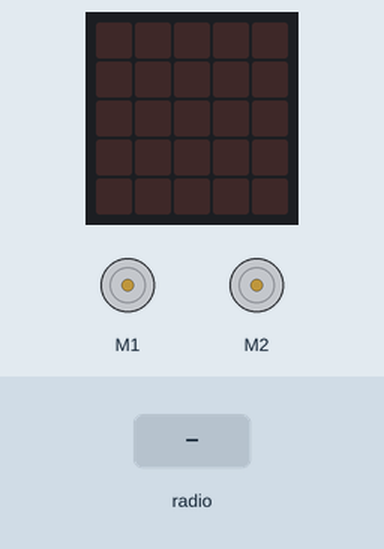
The program below on a simulated BBC micro:bit (MakeCode). Parts: the board's 5×5 LED display, 2 × DC motor (green arrow = forward, orange = backward, longer = faster). Inputs (shaded band) come from the test bench.

Above: at 1.2 s.
1.3 s: radio message "0" arrives
At 2.1 s:
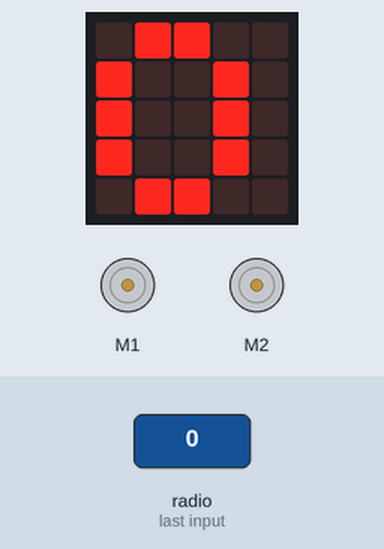
4.3 s: radio message "1" arrives
At 5.6 s:
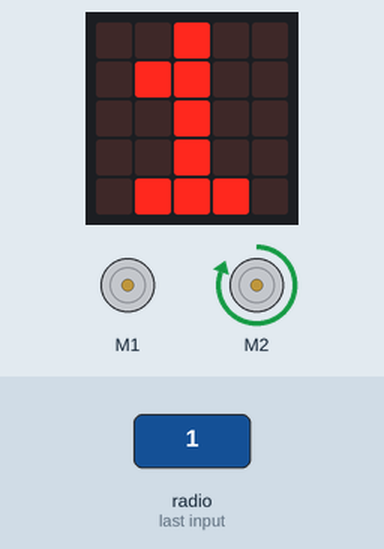
Timing chart, 0 to 7.3 s (numbered marks = the images above; inputs shaded):
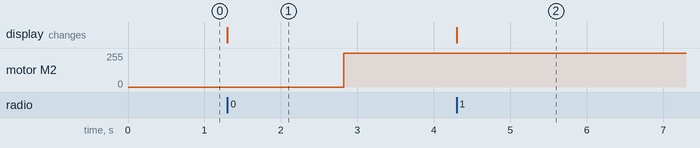

Measured:
- after the input at 1.3 s, motor M2: stopped → forward 255/255 after 1.5 s; the display: changes at once (image 1)
- after the input at 4.3 s, the display: changes at once (image 2)

The program:

main.ts
```typescript
radio.setGroup(1)
radio.onReceivedNumber(function on_received_number(receivedNumber: number) {
    basic.showNumber(receivedNumber)
    if (receivedNumber == 0) {
        basic.showNumber(0)
        maqueen.motorRun(maqueen.Motors.M1, maqueen.Dir.CW, 0)
        maqueen.motorRun(maqueen.Motors.M2, maqueen.Dir.CW, 255)
    } else if (receivedNumber == 1) {
        maqueen.motorStop(maqueen.Motors.M1)
        maqueen.motorStop(maqueen.Motors.M1)
    }

})
basic.forever(function on_forever() {

})
```

test.ts
```typescript
// les tests vont ici ; cela ne sera pas compilé si ce paquet est utilisé en tant qu'extension.
```
